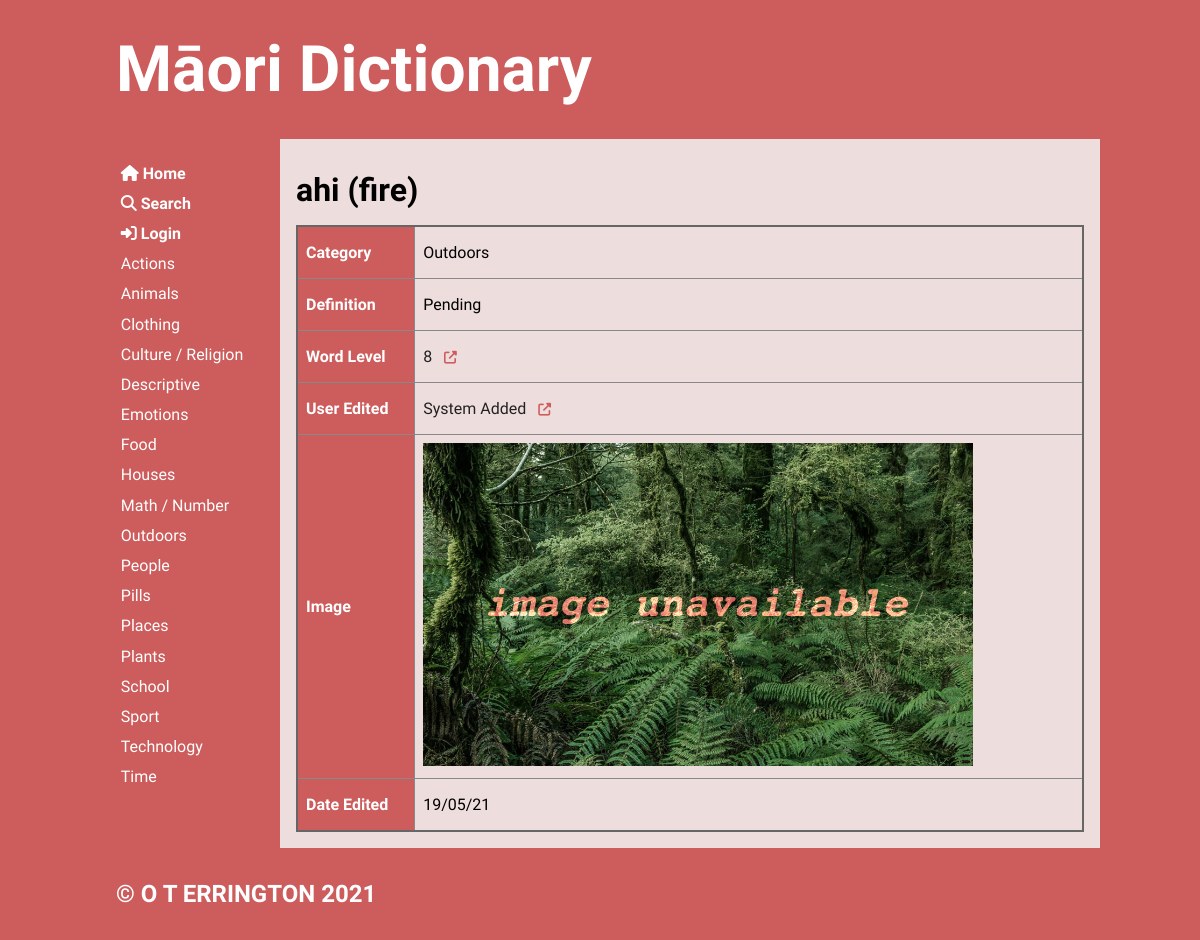
Page /word/74 on the earlier database version.
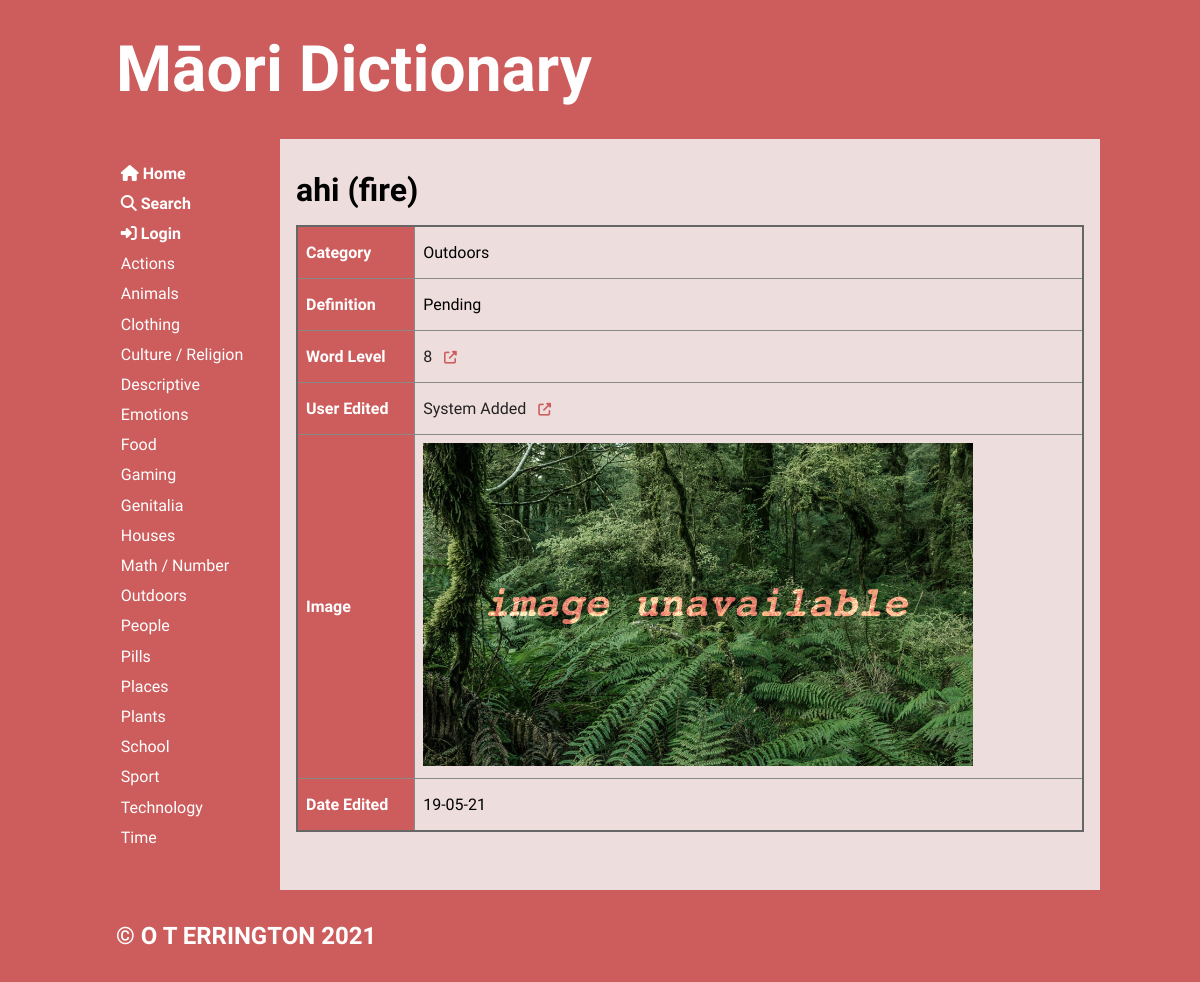
Same page on the later database version.
### tables this page shows
CREATE TABLE "categories"
(
	cat_id integer
		constraint Category_pk
			primary key autoincrement,
	category varchar(20)
);

CREATE TABLE "words"
(
	word_id integer
		constraint words_pk
			primary key autoincrement,
	maori varchar(20),
	english varchar(20),
	cat_id integer,
	definition varchar(100),
	word_level integer,
	user_id integer,
	image varchar(50),
	date_added varchar(10)
);

CREATE TABLE users
(
	user_id integer
		constraint users_pk
			primary key autoincrement,
	fname varchar(20),
	lname varchar(30),
	email varchar(50),
	password varchar(30)
);

### app.py (the view)
@app.route('/word/<word_id>')
def render_word(word_id):
    con = create_connection(DB_NAME)
    query = """SELECT word_id, maori, english, cat_id, definition, word_level, user_id, image, date_added
            FROM words WHERE word_id=? ORDER BY maori"""
    cur = con.cursor()
    cur.execute(query, (word_id,))  # execute query
    word_list = cur.fetchall()  # put results in list
    if len(word_list) == 0:
        flash('Unknown Word')
        return redirect('/')
    query = """SELECT cat_id, category
            FROM categories WHERE cat_id=?"""
    cur = con.cursor()
    cur.execute(query, (word_list[0][3],))  # execute query
    cat_name_list = cur.fetchall()  # put results in list
    query = """SELECT user_id, fname, lname
            FROM users WHERE user_id=?"""
    cur = con.cursor()
    cur.execute(query, (word_list[0][6],))  # execute query
    user_name_list = cur.fetchall()  # put results in list
    con.close()
    return render_template('word.html', words=word_list, categories=get_categories(),
                           cat_name_list=cat_name_list, logged_in=is_logged_in(),
                           user_name_list=user_name_list)

### app.py (called while the page is built)
def create_connection(db_file):
    try:
        connection = sqlite3.connect(db_file)
        return connection
    except Error as e:  # unless there's an error
        print(e)
    return None

def get_categories():
    con = create_connection(DB_NAME)
    query = """SELECT cat_id, category
            FROM categories
            ORDER BY category"""
    cur = con.cursor()
    cur.execute(query)
    category_list = cur.fetchall()
    con.close()
    return category_list

def is_logged_in():
    if session.get("email") is None:
        print("not logged in")
        return False
    else:  # if email isn't empty then user must be logged in
        print("logged in")
        return True

### templates/word.html (shortened to what this page needs)
{% extends 'base.html' %}
{% block main %}
    <h2>{{ words[0][1] }} ({{ words[0][2] }})</h2>
    {% if cat_name_list|length == 0 %}
        <p class="error">No information found in {{ words[0][1] }} word. Please try again later.</p>
    {% else %}
        <table>
            {%  for word in words %}
                <tr>
                    <th>Category</th>
                    <td><p>{{ cat_name_list[0][1] }}</p></td>
                </tr>
                <tr>
                    <th>Definition</th>
                    <td><p>{{ word[4] }}</p></td>
                </tr>
                <tr>
                    <th>Word Level</th>
                    <td class="category-highlight">
                        <a href="/searchresults/{{ word[5] }}">
                            <p>{{ word[5] }} &nbsp;
                                <i class="fas fa-external-link-alt external-link"></i>
                            </p>
                        </a>
                    </td>
                </tr>
                <tr>
                    <th>User Edited</th>
                    <td class="category-highlight">
                        <a href="/publicuser/{{ user_name_list[0][0] }}">
                            <p>{{ user_name_list[0][1] }} {{ user_name_list[0][2] }} &nbsp;
                                <i class="fas fa-external-link-alt external-link"></i>
                            </p>
                        </a>
                    </td>
                </tr>
                <tr>
                    <th>Image</th>
                    <td><img alt="word_image" src="/static/images/{{ word[7] }}"></td>
                </tr>
                <tr>
                    <th>Date Edited</th>
                    <td><p>{{ word[8] }}</p></td>
                </tr>
            {%  endfor %}
        </table>
    {% endif %}
{% endblock %}

### templates/base.html (shortened to what this page needs)
<!doctype html>
<html lang="en">
<head>
	<link href="{{ url_for('static', filename='css/style.css') }}" rel="stylesheet">
</head>
<body>
	<div id="container">
		<header>
			<a href="/"><h1>Māori Dictionary</h1></a>
		</header>
		<nav>
			<ul>
                <li>
                    <a href="/">
                        <i class="fas fa-home"></i><b> Home</b><br>
                    </a>
                    <a href="/search">
                        <i class="fas fa-search"></i><b> Search</b><br>
                    </a>
                    {% if logged_in %}
                        <a href="/user">
                            <i class="fas fa-user"></i><b> Account</b><br>
                        </a>
                        <a href="/logout"><i class="fas fa-sign-out-alt"></i><b> Log Out</b><br></a>
                    {%  else %}
                        <a href="/login"><i class="fas fa-sign-in-alt"></i><b> Login</b><br></a>
                    {%  endif %}
                    {% for category in categories %}
                        <a href="/category/{{ category[0] }}">
                            {{ category[1] }} <br/>
                        </a>
                    {% endfor %}
                    <br><br>
                </li>
			</ul>
		</nav>
		<main>
            {% block main%}{% endblock %}
        </main>
		<footer>
			<h3>
				&copy; O T ERRINGTON 2021
			</h3>
		</footer>
	</div>
</body>
</html>

### static/css/style.css (style rules this page uses)
* { font-family: 'KoHo', sans-serif; margin: 0; padding: 0; box-sizing: border-box; font-weight: 400; }
body { background-color: indianred; }
#container { display: grid; grid-template-columns: 75px auto; grid-template-areas: 'nav header' 'main main' 'footer footer'; }
header { grid-area: header; background-color: indianred; padding: 1rem; }
nav { grid-area: nav; }
main { grid-area: main; padding: 1rem; background-color: #edd; }
h1, h2, h3, h4, .span-heading { padding: 1rem 0; font-weight: 700; font-size: 2rem; color: black; }
h1 { font-size: 4rem; color: white; }
h3 { font-size: 1.5rem; color: white; }
p { padding: 0.5rem 0; }
a { color: #222; text-decoration: none; }
img { width: 100%; }
.external-link { color: indianred; font-size: 0.8rem; }
table { width: 100%; border: 2px solid #666; border-collapse: collapse; }
th, td { border: 1px solid #888; padding: 0.5rem; text-align: left; }
b { font-weight: 700; }
.category-highlight { transition-duration: 0.2s; }
th { background-color: indianred; color: #fff; font-weight: 700; }
img { max-width: 550px; width: 100%; min-width: 400px; }
footer { grid-area: footer; padding: 1rem; background-color: indianred; }
@media only screen and (min-width: 768px) { #container { grid-template-columns: 180px auto; grid-template-areas: 'header header' 'nav main' 'footer footer'; } }
@media only screen and (min-width: 768px) { nav { background-color: indianred; padding: 0 0.5rem; } }
@media only screen and (min-width: 768px) { nav ul { list-style: none; } }
@media only screen and (min-width: 768px) { nav a { display: block; color: #fff; text-decoration: none; padding: 0.35rem 0 0.35rem 0.8rem; } }
@media only screen and (min-width: 1000px) { #container { width: 1000px; margin: auto; } }

Differences in the rows shown:
added categories: category "Gaming"
added categories: category "Genitalia"
changed words "Pending": date_added "19/05/21" → "19-05-21"
